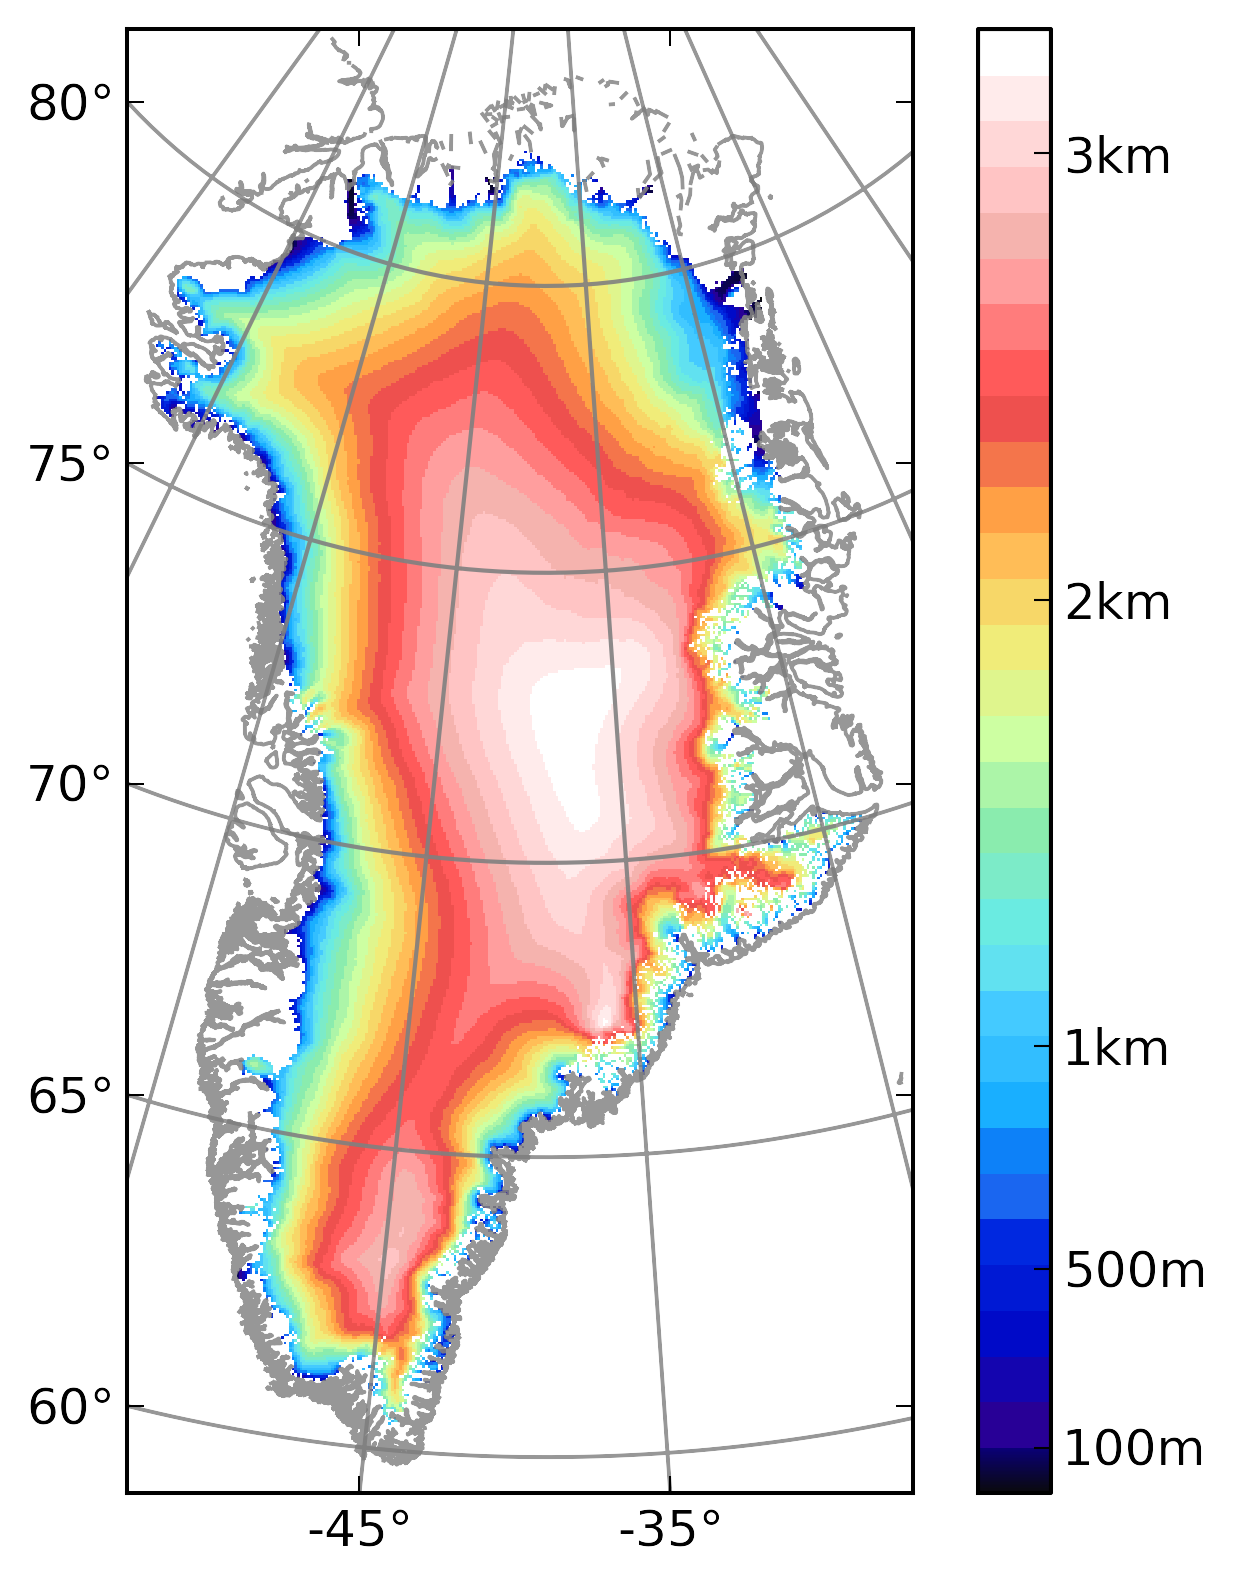

Write the Python code that produced this figure.
# Set up a sample function on the ice grid, upgrids to the GCM grid,
# and then plot it (rasterized) on the GCM grid

import matplotlib
#matplotlib.use('Agg')		# This makes transparent png backgrounds not work
import matplotlib.colors
import matplotlib.pyplot as plt
import numpy as np
import snowdrift
import netCDF4
import sys
import pyproj
import time
import os
import giss.io.noaa
import giss.maputil
import giss.plotutil
import figure

print 'sys.path[0]=' + sys.argv[0]
print os.path.splitext(sys.argv[0])

# ------------------------------------------------------------------
# See: http://stackoverflow.com/questions/2216273/irregular-matplotlib-date-x-axis-labels



# Image plot
#Acceptable values are None, 'none', 'nearest', 'bilinear', 'bicubic', 'spline16', 'spline36', 'hanning', 'hamming', 'hermite', 'kaiser', 'quadric', 'catrom', 'gaussian', 'bessel', 'mitchell', 'sinc', 'lanczos'
def plot_image(ax, Z, extent) :
	Zt = Z.transpose()
	Zmasked = np.ma.array(Zt, mask=np.isnan(Zt))




#	cmap = matplotlib.colors.LinearSegmentedColormap('etopo2', cdict, 1024)
#	vmin=-11000.0
#	vmax=8850.0
#	cmap,vmin,vmax = giss.plotutil.read_cpt(os.path.join(sys.path[0], 'data/cpt-city/grass/etopo2.cpt'))

	cmap_name = 'gmt/GMT_haxby.cpt'
	cmap,vmin,vmax = giss.plotutil.read_cpt(os.path.join(sys.path[0], 'data/cpt-city/' + cmap_name))

#	cmap = make_cmap(cmap0, vmin, vmax)

#	cmap = matplotlib.colors.ListedColormap(['white','red','blue','black','green','yellow','purple','pink','gray','teal'])
#	norm = matplotlib.colors.BoundaryNorm([0,200,400,700,1000,1300,1600,2000,2500,3000,10000], ncolors=cmap.N, clip = False)

	ret = ax.imshow(Zmasked, origin='lower',
		interpolation='nearest',
		extent=np.array([x0,x1,y0,y1]),
		cmap=cmap, alpha=1,
		#vmin=vmin, vmax=vmax,	# Use vmin/vmax from colormap?
		norm=None)
		# norm=norm)

# Contour plot
#	ret = ax.contour(Z.transpose(), interpolation='nearest', origin='lower')


	return ret

# ------------------------------------------------------------------

#overlap_fname = sys.argv[1]
overlap_fname = 'searise_ll_overlap-5.nc'

fig = plt.figure(figsize=(figure.X + figure.colorbarX, figure.Y))	# Size of figure (inches)

figure.init_figure(overlap_fname)
from figure import *		# Bring in our global variables

lonb = np.array(overlap_nc.variables['grid1.lon_boundaries'])
latb = np.array(overlap_nc.variables['grid1.lat_boundaries'])
#lon0 = lonb[0]
#lon1 = lonb[-1]
#lat0 = latb[0]
#lat1 = latb[-1]
nlon = len(lonb)-1
nlat = len(latb)-1

print 'nlon=',nlon

raster_x = ice_nx
raster_y = ice_ny

# Open our searise data
searise_nc = netCDF4.Dataset(os.path.join(sys.path[0], 'data/searise/Greenland_5km_v1.1.nc'))

# ========= Get the land mask
mask2 = get_landmask(searise_nc)

# ---- Make a simple field based on it
#ZH = np.ones(n2)
#ZH[mask2==0] = np.nan

# ======== Get orography (elevation)
topg = np.array(searise_nc.variables['topg'], dtype='d').flatten('C')
thk = np.array(searise_nc.variables['thk'], dtype='d').flatten('C')
elevation2 = topg + thk

ZG = elevation2

# ============= Rasterize and Plot original field

ZG_r = np.zeros((raster_x, raster_y))
grid1 = snowdrift.Grid(overlap_fname, 'grid1')
rast1 = snowdrift.Rasterizer(grid1, x0,x1,raster_x, y0,y1,raster_y);
grid2 = snowdrift.Grid(overlap_fname, 'grid2')
rast2 = snowdrift.Rasterizer(grid2, x0,x1,raster_x, y0,y1,raster_y);
#snowdrift.rasterize(rast1, ZG, ZG_r)
snowdrift.rasterize_mask(rast2, rast2, ZG, mask2, ZG_r)

ax = fig.add_subplot(1,1,curplot)
curplot += 1
init_plot(ax, '', x0,x1,y0,y1)

cax2 = plot_image(ax, ZG_r, np.array([x0,x1,y0,y1]))
cbar = fig.colorbar(cax2, ticks=[100,500,1000,2000,3000])
cbar.ax.yaxis.set_ticklabels(['100m', '500m','1km','2km','3km'])

ax.plot(greenland_xy[0], greenland_xy[1], 'grey', alpha=.9)

#fig.savefig('gcm_grid.eps', format='eps')
#fig.savefig('gcm_grid.pdf', format='pdf')
basename = os.path.splitext(sys.argv[0])[0]
fig.savefig(basename + '.png', format='png', transparent=True, dpi=figure.DPI, bbox_inches='tight')


#plt.show()
